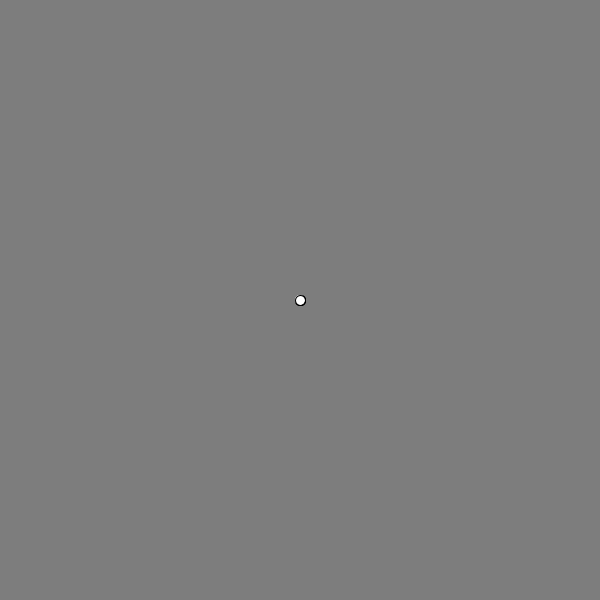
Frame 1 (no input)
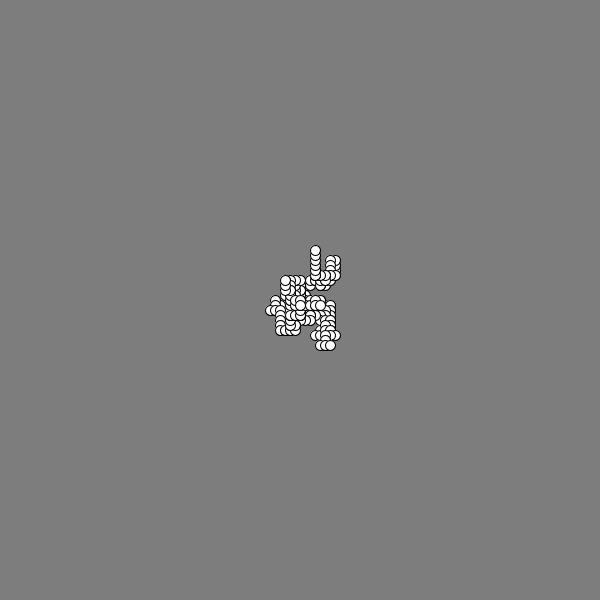
Frame 60 (the mouse pressed at the canvas centre just before this capture)
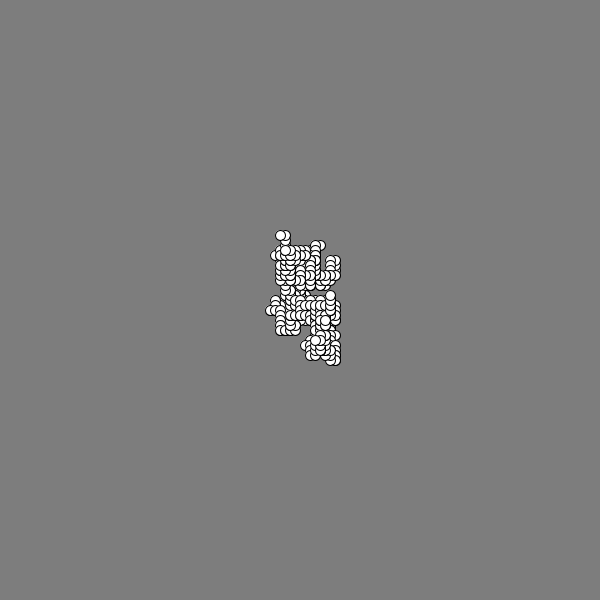
Frame 120 (the mouse held since frame 60 and released just before this capture)

The Processing sketch that drew these frames (run headless with seeded random() and noise(); from frame 60 on, the mouse is pressed at the canvas centre):

// Processing sketch: sketch_9
// ── sketch_9.pde
/*
this sketch draws an ellipse that has a 25% chance of 
moving up, left, down or right.

use arrays to create a group of these 'random walkers'
instead of only displaying one. replace the position 
variables with arrays and loop to give them values, 
increment their positions, and draw their corresponding 
ellipses.
*/


Walker[] walkers = new Walker[5];


void setup() {
  size(600, 600);
  frameRate(15);
  background(125);
  for (int i = 0; i<5; i++){
   walkers[i]= new Walker();
  }
}

void draw() {
  for (int i = 0; i<5; i++){
   walkers[i].display();
   walkers[i].update();
  }


} 

class Walker{
  float xPos;
  float yPos;
  
  Walker(){
    xPos = width/2;
    yPos = height/2;
   }
  void display(){
  ellipse(xPos, yPos, 10, 10);
  }
  void update(){
    float r = random(4);
  
    if (int(r) == 0) {
      xPos += 5;
    } else if (int(r) == 1) {
      xPos -= 5;
    } else if (int(r) == 2) {
      yPos += 5;
    } else if (int(r) == 3) {
      yPos -= 5;
    }
  }
}
